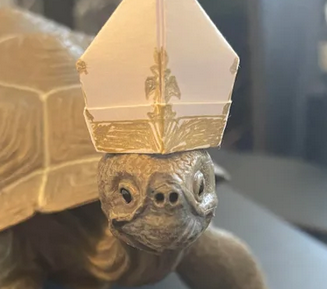
#> input picture pope.png, 327 x 289 px
$ python foolish_ambitions.py   (older library calls are emulated)
#> lines starting #> are read from the running program, lines starting #| are printed output that depends on the picture
import os
import random
from PIL import Image, ImageDraw, ImageFont

enemies = ["enemy","weak foe","strong foe","monster","dragon","boss","sentry","group",
            "pack","decoy","undead","soldier","knight","cavalier","archer","sniper",
            "mage","ordnance","monarch","lord","demi-human","outsider","giant","horse",
            "dog","wolf","rat","beast","bird","raptor","snake","crab","ill-omened creature",
            "prawn","octopus","bug","scarab","slug","wraith","skeleton","monstrosity"]

people = ["tarnished","warrior","swordfighter","knight","samurai","sorcerer","cleric","sage","merchant",
        "teacher","master","friend","lover","old dear","old codger","angel","fat coinpurse","pauper",
        "good sort","wicked sort","plump sort","skinny sort","lovable sort","pathetic sort","strange sort",
        "nimble sort","laggardly sort","invisible sort","unfathomable sort","giant sort","sinner","thief",
        "liar","dastard","traitor","pair","trio","noble","aristocrat","hero","champion","monarch","lord","god"]

things = ["item","necessary item","precious item","something","something incredible","treasure chest","corpse",
        "coffin","trap","armament","shield","bow","projectile weapon","armor","talisman","skill","sorcery",
        "incantation","map","material","flower","grass","tree","fruit","seed","mushroom","tear","crystal",
        "butterfly","bug","dung","grace","door","key","ladder","lever","lift","spiritspring","sending gate",
        "stone astrolabe","birdseye telescope","message","bloodstain","erdtree","Elden Ring"]

battleTactics = ["close-quarters battle","ranged battle","horseback battle","luring out","defeating one-by-one",
                "taking on all at once","rushing in","stealth","mimicry","confusion","pursuit","fleeing",
                "summoning","circling around","jumping off","dashing through","brief respite"]

actions = ["attacking","jump attack","running attack","critical hit","two-handing","blocking","parrying",
            "guard counter","sorcery","incantation","skill","summoning","throwing","healing","running",
            "rolling","backstepping","jumping","crouching","target lock","item crafting","gesturing"]

situations = ["morning","noon","evening","night","clear sky","overcast","rain","storm","mist","snow",
            "patrolling","processions","crowd","surprise attack","ambush","pincer attack","beating to a pulp",
            "battle","reinforcements","ritual","explosion","high spot","defensible spot","climbable spot",
            "bright spot","dark spot","open area","cramped area","hiding place","sniping spot","recon spot",
            "safety","danger","gorgeous view","detour","hidden path","secret passage","shortcut","dead end",
            "looking away","unnoticed","out of stamina"]

places = ["high road","checkpoint","bridge","castle","fort","city","ruins","church","tower","camp site",
        "house","cemetary","underground tomb","tunnel","cave","evergaol","great tree","cellar","surface",
        "underground","forest","river","lake","bog","mountain","valley","cliff","waterside","nest","hole"]

directions = ["east","west","south","north","ahead","behind","left","right","center","up","down","edge"]

bodyParts = ["head","stomach","back","arms","legs","rump","tail","core","fingers"]

affinities = ["physical","standard","striking","slashing","piercing","fire","lightning","magic",
            "holy","poison","toxic","scarlet rot","blood loss","frost","sleep","madness","death"]

concepts = ["life","death","light","dark","stars","fire","order","chaos","joy","wrath","suffering",
            "sadness","comfort","bliss","misfortune","good fortune","bad luck","hope","despair",
            "victory","defeat","research","faith","abundance","rot","loyalty","injustice","secret",
            "opportunity","pickle","clue","friendship","love","bravery","vigor","fortitude","confidence",
            "distracted","unguarded","introspection","regret","resignation","futility","on the brink",
            "betrayal","revenge","destruction","recklessness","calmness","vigilance","tranquility",
            "sound","tears","sleep","depths","dregs","fear","sacrifice","ruin"]

phrases = ["good luck","look carefully","listen carefully","think carefully","well done","I did it!",
        "I've failed...","here!","not here!","don't you dare!","do it!","I can't take this...",
        "don't think","so lonely...","here again...","just getting started","stay calm","keep moving",
        "turn back","give up","don't give up","help me...","I don't believe it...","too high up",
        "I want to go home...","it's like a dream...","seems familiar...","beautiful...",
        "you don't have the right","are you ready?"]

conjunctions = ["and then ","or ","but ","therefore ","in short ",
                "except ","by the way ","so to speak ","all the more ",","]

wordPools = [enemies,people,things,battleTactics,actions,situations,
            places,directions,bodyParts,affinities,concepts,phrases]

def stringGen():
    #Select a random word from a random wordlist
    wordList = wordPools[random.randint(0, len(wordPools)-1)]
    word = wordList[random.randint(0, len(wordList)-1)]
    #attach the random word to the templates
    string = [word+" ahead", "No "+word+" ahead",word+" required ahead","Be wary of "+word,"Try "+word,
        "Likely "+word,"First off, "+word,"Seek "+word,"Still no "+word+"...","Why is it always "+word+"?",
        "If only I had a "+word+"...","Didn't expect "+word+"...","Visions of "+word+"...",
        "Could this be a "+word+"?","Time for "+word,word+", O "+word,"Behold, "+word+"!",
        "Offer "+word,"Praise the "+word,"Let there be "+word, "Ahh, "+word+"...",
        word, word+"!",word+"?",word+"..."]
    return string[random.randint(0, len(string)-1)]

def conGen():
    conj = conjunctions[random.randint(0,len(conjunctions)-1)]
    if conj == ",":
        return conj+"\n"
    else:
        return "\n"+conj


def EldenThings():
    # Open an Image
    img = Image.open('pope.png')
#> img is the input picture: PIL image 327x289 RGB; mean R, G, B 143.2, 127.4, 106.6
    # Call draw Method to add 2D graphics in an image
    I1 = ImageDraw.Draw(img)
    fonttype = 'arial.ttf'
    fontsize = 16
    W, H = img.size
#> W = 327; H = 289
    # w, h = I1.textsize(stringGen())
    _, _, w, h = I1.textbbox((0, 0), "#JustEldenThings",font=ImageFont.truetype(fonttype, fontsize))
#> w = 141; h = 18
    # Add Text to an image
    I1.text(((W-w)/2,(H-h)/2), "#JustEldenThings",font=ImageFont.truetype(fonttype, fontsize), fill='white')
    _, _, w, h = I1.textbbox((0, 0), stringGen(),font=ImageFont.truetype(fonttype, fontsize))
#> w = 210; h = 15
    I1.text(((W-w)/2,((H-h)/2)+20), stringGen(),font=ImageFont.truetype(fonttype, fontsize), fill='white')
    # Display edited image
    img.show()
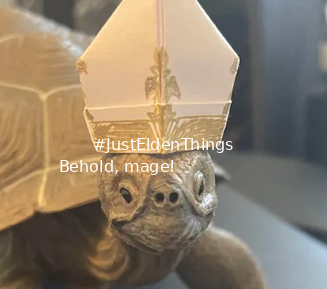
#> shown: PIL image 327x289 RGB; mean R, G, B 143.8, 128.3, 108

# [10 lines of commented-out code are left out]
EldenThings()
